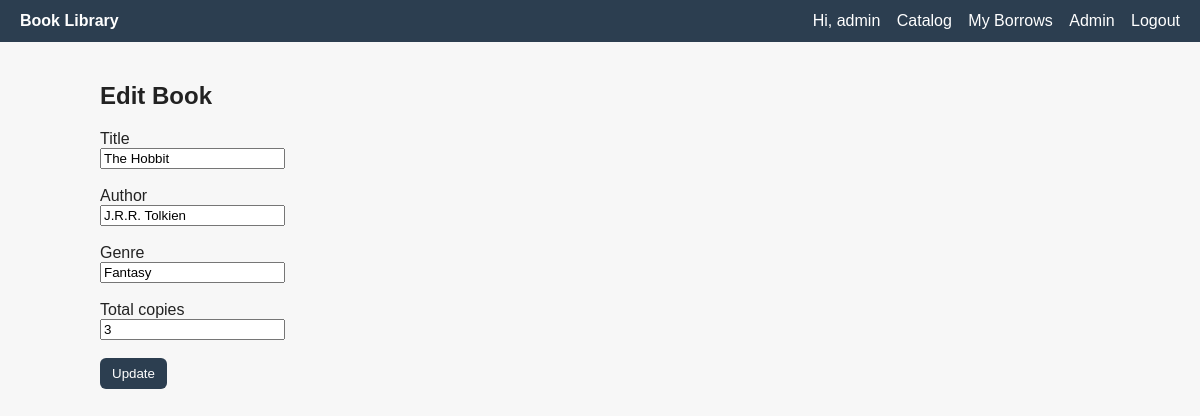
Page /admin/edit/1 (signed in) on the committed database.
### models.py (models this page shows, shortened)
class Book(db.Model):
    id = db.Column(db.Integer, primary_key=True)
    title = db.Column(db.String(200), nullable=False)
    author = db.Column(db.String(120), nullable=False)
    genre = db.Column(db.String(80))
    total_copies = db.Column(db.Integer, nullable=False, default=1)
    borrows = db.relationship('Borrow', backref='book', lazy=True)

### app.py (the view, shortened to what this page needs)
@app.route('/admin/edit/<int:book_id>', methods=['GET','POST'])
@admin_required
def edit_book(book_id):
    book = Book.query.get_or_404(book_id)
    return render_template('edit_book.html', book=book)

### app.py (called while the page is built)
def admin_required(f):
    @wraps(f)
    def decorated_function(*args, **kwargs):
        uid = session.get('user_id')
        user = None
        if uid:
            user = User.query.get(uid)
        if not user or not user.is_admin():
            flash("Admin access required.", "danger")
            return redirect(url_for('index'))
        return f(*args, **kwargs)
    return decorated_function

### models.py (called while the page is built)
    def is_admin(self):
        return self.role == 'Admin'

### templates/edit_book.html
{% extends 'base.html' %}
{% block content %}
<h2>Edit Book</h2>
<form method="post">
  <label>Title</label><br>
  <input name="title" value="{{ book.title }}" required><br><br>
  <label>Author</label><br>
  <input name="author" value="{{ book.author }}" required><br><br>
  <label>Genre</label><br>
  <input name="genre" value="{{ book.genre }}"><br><br>
  <label>Total copies</label><br>
  <input name="total_copies" type="number" value="{{ book.total_copies }}" min="1"><br><br>
  <button class="btn" type="submit">Update</button>
</form>
{% endblock %}

### static/css/styles.css (style rules this page uses)
body { font-family: Arial, sans-serif; margin:0; padding:0; background:#f7f7f7; color:#222; }
.btn { background:#2c3e50; color:white; padding:8px 12px; border:none; border-radius:6px; text-decoration:none; cursor:pointer; }

### rows in the picture
Book: title "The Hobbit", author "J.R.R. Tolkien", genre "Fantasy", total_copies "3"

### other values in the picture
{{ session.get('username') }} "admin"
